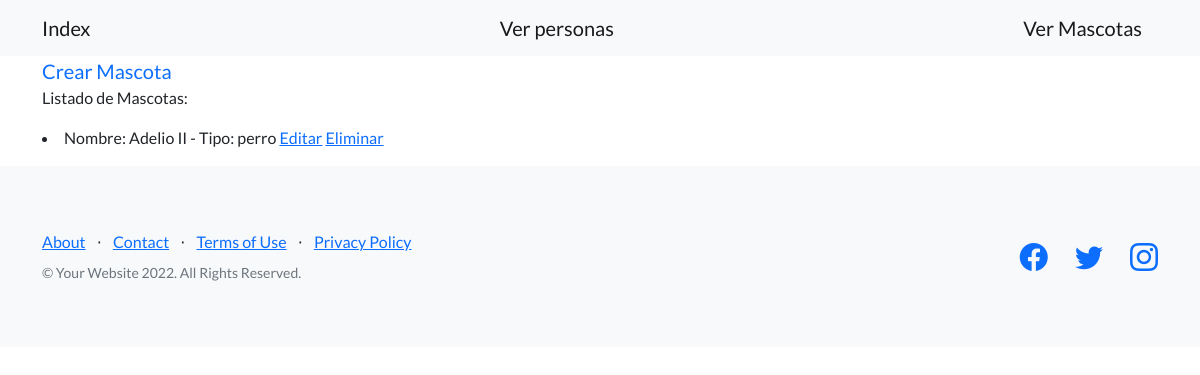
The page /avanzado/mascotas/ on the database as committed earlier.
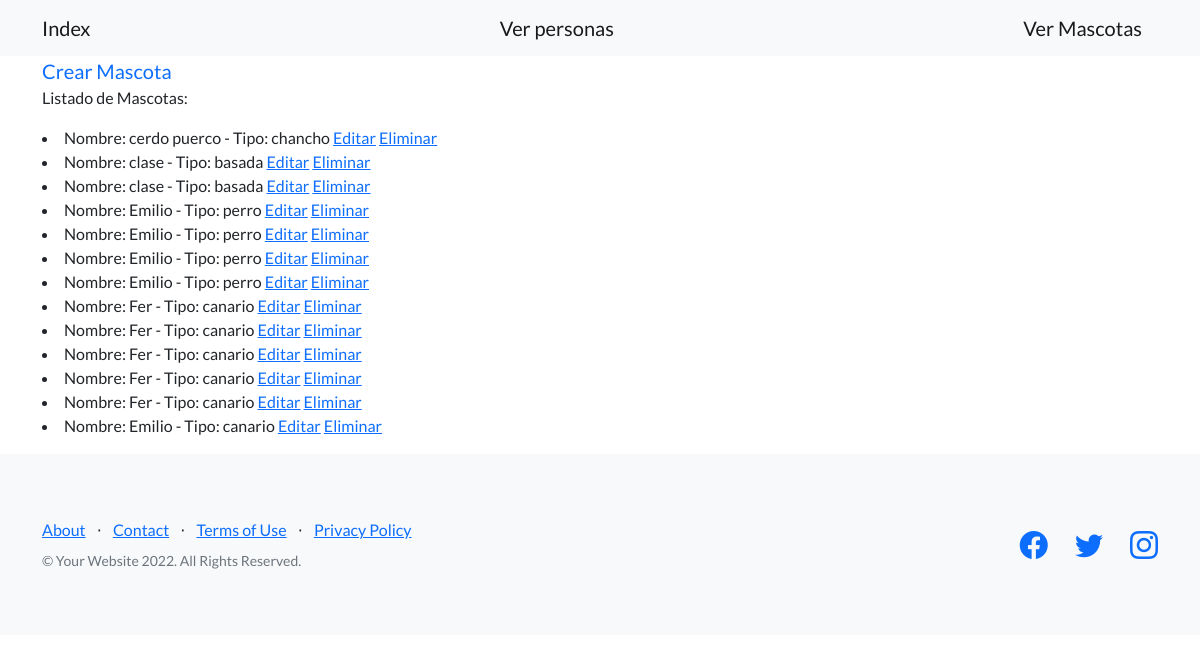
The same page on the database as committed later.
### avanzado/models.py (models this page shows)
class Mascota(models.Model):
    nombre = models.CharField(max_length=20)
    tipo  = models.CharField(max_length=20)
    edad = models.IntegerField()
    fecha_nacimiento = models.DateField()
    def __str__(self):
        return f'Nombre: {self.nombre} - Tipo: {self.tipo}'

### avanzado/views.py (the view)
# urls.py: path('mascotas/', views.ListaMascotas.as_view(), name='ver_mascotas'),
class ListaMascotas(ListView):
    model = Mascota
    template_name = 'avanzado/ver_mascotas_cbv.html'

### avanzado/templates/avanzado/ver_mascotas_cbv.html (shortened to what this page needs)
{% extends 'padres/base.html' %}
{% block mi_contenido %}
<a class="navbar-brand" href={% url 'crear_mascota' %}>Crear Mascota</a>
<p>Listado de Mascotas:</p>
<p>
    {% if object_list %}
        {% for mascota in object_list %}
            <li>
                {{mascota}}
                <a href={% url 'editar_mascota' mascota.id %}>Editar</a>
                <a href={% url 'eliminar_mascota' mascota.id %}>Eliminar</a>
            </li>
        {% endfor %}
    {% else %}
        <p>No se encontraron resultados.</p>
    {% endif %}
</p>
{% endblock mi_contenido %}

### home/templates/padres/base.html (shortened to what this page needs)
<!DOCTYPE html>
<html lang="en">
    <head>
        {% load static %}
        <link href="https://cdn.jsdelivr.net/npm/bootstrap-icons@1.5.0/font/bootstrap-icons.css" rel="stylesheet" type="text/css" />
        <link href={% static 'css/styles.css'%} rel="stylesheet" />
    </head>
    <body>
        <nav class="navbar navbar-light bg-light static-top">
            <div class="container">
                <a class="navbar-brand" href={% url 'index' %}>Index</a>
                <a class="navbar-brand" href={% url 'ver_personas' %}>Ver personas</a>
                <a class="navbar-brand" href={% url 'ver_mascotas' %}>Ver Mascotas</a>
            </div>
        </nav>
        <div class="container">
        {% block mi_contenido %}
        {% endblock mi_contenido %}
        </div>
        <footer class="footer bg-light">
            <div class="container">
                <div class="row">
                    <div class="col-lg-6 h-100 text-center text-lg-start my-auto">
                        <ul class="list-inline mb-2">
                            <li class="list-inline-item"><a href="#!">About</a></li>
                            <li class="list-inline-item">⋅</li>
                            <li class="list-inline-item"><a href="#!">Contact</a></li>
                            <li class="list-inline-item">⋅</li>
                            <li class="list-inline-item"><a href="#!">Terms of Use</a></li>
                            <li class="list-inline-item">⋅</li>
                            <li class="list-inline-item"><a href="#!">Privacy Policy</a></li>
                        </ul>
                        <p class="text-muted small mb-4 mb-lg-0">&copy; Your Website 2022. All Rights Reserved.</p>
                    </div>
                    <div class="col-lg-6 h-100 text-center text-lg-end my-auto">
                        <ul class="list-inline mb-0">
                            <li class="list-inline-item me-4">
                                <a href="#!"><i class="bi-facebook fs-3"></i></a>
                            </li>
                            <li class="list-inline-item me-4">
                                <a href="#!"><i class="bi-twitter fs-3"></i></a>
                            </li>
                            <li class="list-inline-item">
                                <a href="#!"><i class="bi-instagram fs-3"></i></a>
                            </li>
                        </ul>
                    </div>
                </div>
            </div>
        </footer>
    </body>
</html>

Rows that differ between the two databases and show on the page:
removed Mascota: nombre+tipo "Nombre: Adelio II - Tipo: perro"
added Mascota: nombre+tipo "Nombre: cerdo puerco - Tipo: chancho"
added Mascota: nombre+tipo "Nombre: clase - Tipo: basada"
added Mascota: nombre+tipo "Nombre: clase - Tipo: basada"
added Mascota: nombre+tipo "Nombre: Emilio - Tipo: perro"
added Mascota: nombre+tipo "Nombre: Emilio - Tipo: perro"
added Mascota: nombre+tipo "Nombre: Emilio - Tipo: perro"
added Mascota: nombre+tipo "Nombre: Emilio - Tipo: perro"
added Mascota: nombre+tipo "Nombre: Fer - Tipo: canario"
added Mascota: nombre+tipo "Nombre: Fer - Tipo: canario"
added Mascota: nombre+tipo "Nombre: Fer - Tipo: canario"
added Mascota: nombre+tipo "Nombre: Fer - Tipo: canario"
added Mascota: nombre+tipo "Nombre: Fer - Tipo: canario"
added Mascota: nombre+tipo "Nombre: Emilio - Tipo: canario"
